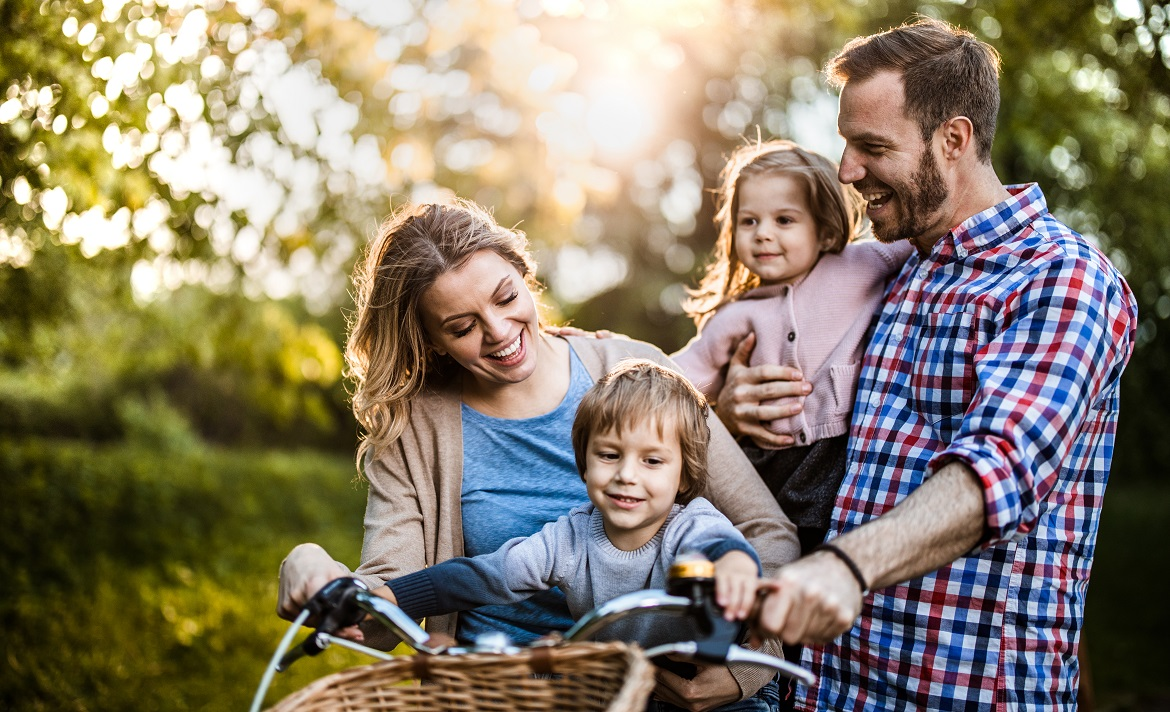
#> input picture Lab_2/Zdj_1.jpg, 1170 x 712 px, given in place of the camera
$ python Zad_dom_2.py
#> lines starting #> are read from the running program, lines starting #| are printed output that depends on the picture; after the words box and inside, x2 and y2 are one past the last pixel; in counts of white or black regions, pixels touching at a corner belong together
'''
Śledzenie kolorowych obiektów - wykorzystać poznaną funkcję cv2.inRange
do napisania programu umożliwiającego śledzenie kolorowego obiektu.
'''
import cv2
import numpy as np
from matplotlib import pyplot as plt

cap = cv2.VideoCapture(0)
while True:
    ret, frame = cap.read()
#> frame is the input picture: shape (712, 1170, 3); mean B, G, R 105.8, 126.1, 136.2

    mask = cv2.inRange(frame, np.array([55, 10, 10]), np.array([229, 255, 255]))
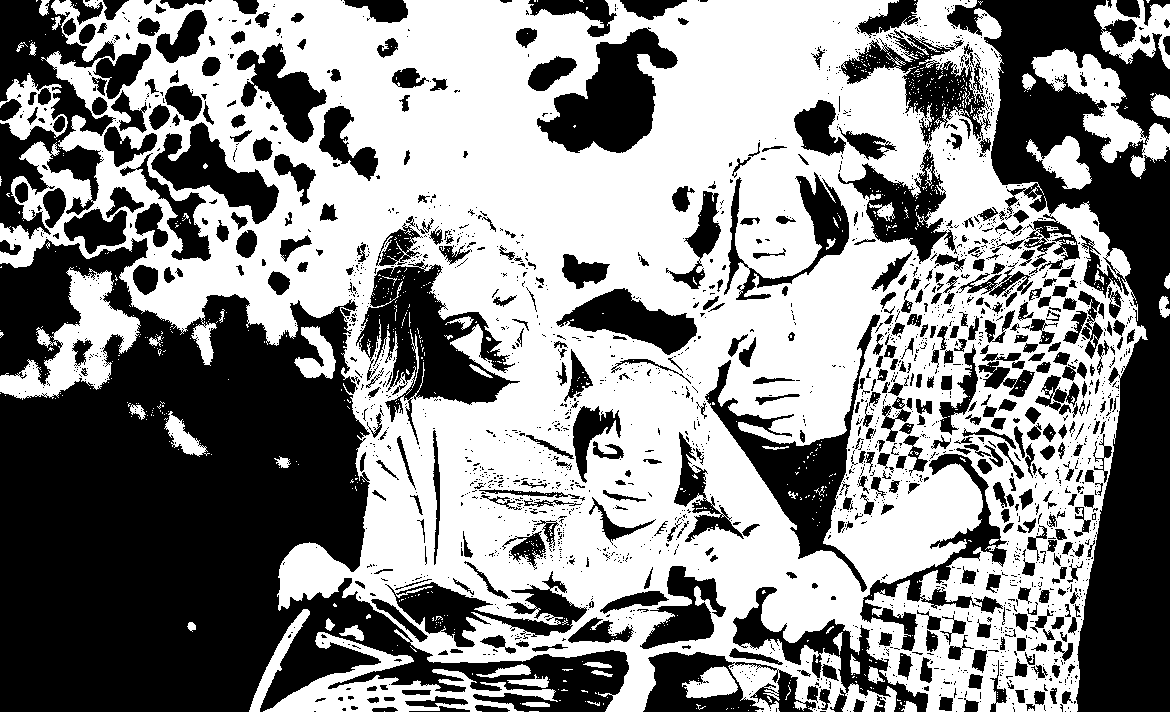
#> mask: shape (712, 1170); 54.4% white; 2295 black regions (1795 under 20 px)
    blue = cv2.bitwise_and(frame, frame, mask=mask)
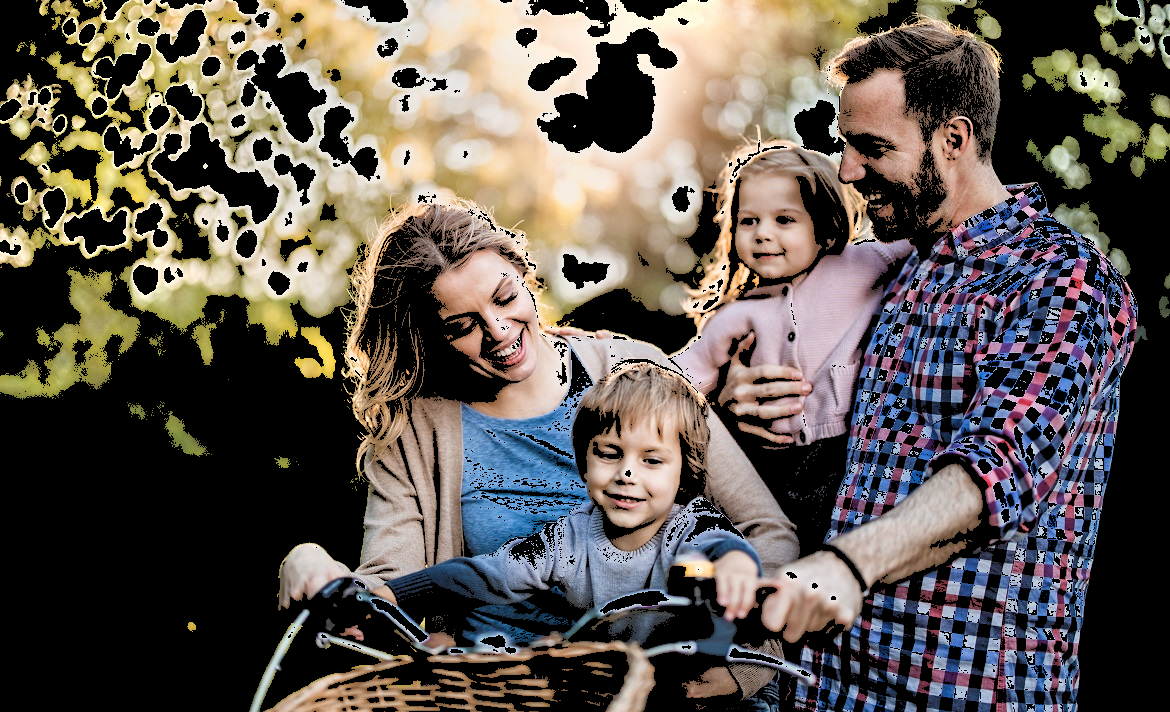
#> blue: shape (712, 1170, 3); mean B, G, R 79.4, 86, 93.3

    contours, hierarchy = cv2.findContours(mask, cv2.RETR_EXTERNAL, cv2.CHAIN_APPROX_SIMPLE)
#> contours = 262 contours, 228 with area under 20; largest, box (x1, y1, x2, y2) and area: (0, 0, 1148, 712) 566432, (0, 267, 141, 400) 7168, (263, 632, 558, 712) 7088, (1031, 48, 1147, 163) 4411, (1094, 0, 1170, 69) 2878
    out = cv2.drawContours(frame, contours, -1, (0, 0, 255), 3)
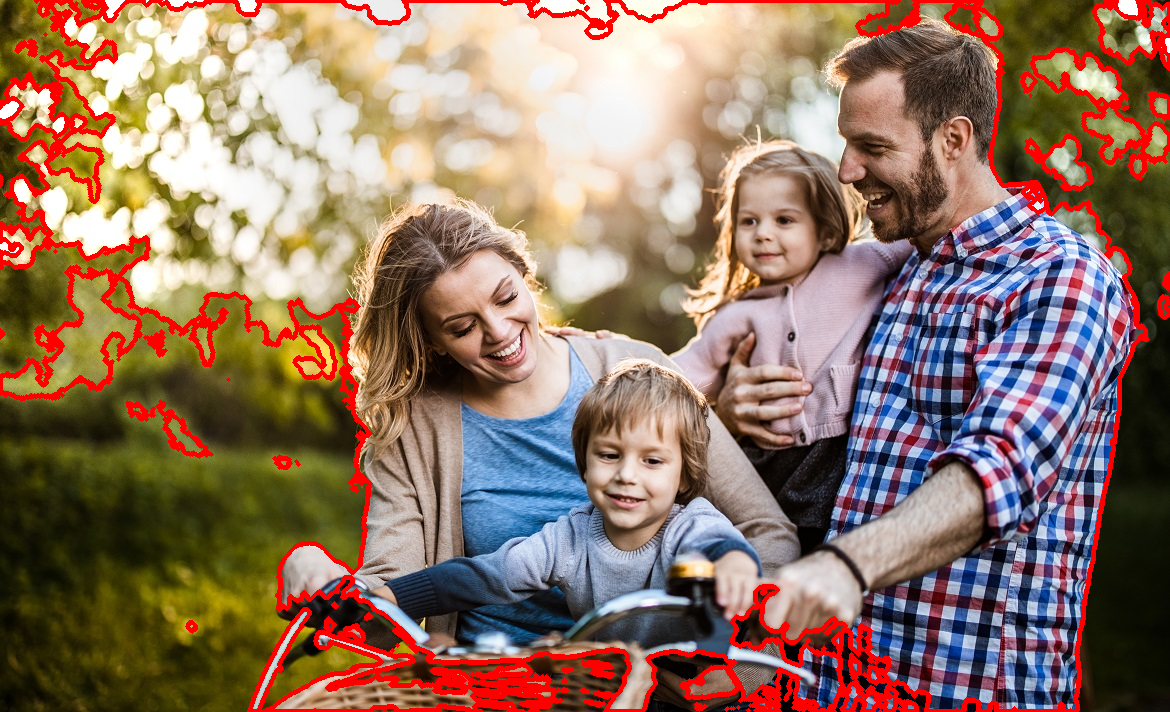
#> out: shape (712, 1170, 3); mean B, G, R 99.9, 117.1, 144.9

    cv2.imshow('Frame', out)
    # cv2.imshow("Frame diff", diff)
    key = cv2.waitKey(10)
#> (key q is pressed here)
    if key == ord('q'):
        break
